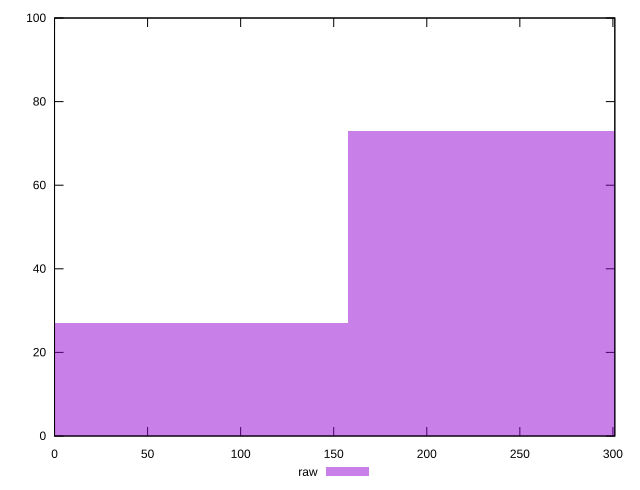

This chart was generated by the following gnuplot code:
reset

$raw <<EOF
315.52242401548267 73
0 27
EOF

set key outside below
set boxwidth 315.52242401548267
set xrange [0:301.032]
set yrange [0:100]
set trange [0:100]
set style fill transparent solid 0.5 noborder
set terminal svg size 640, 490 enhanced background rgb 'white'
set output "reports/report_00033_2021-03-01T14-23-16.841Z/uses-rel-preconnect/samples/astro-inner/raw/histogram.svg"

plot $raw title "raw" with boxes

reset
